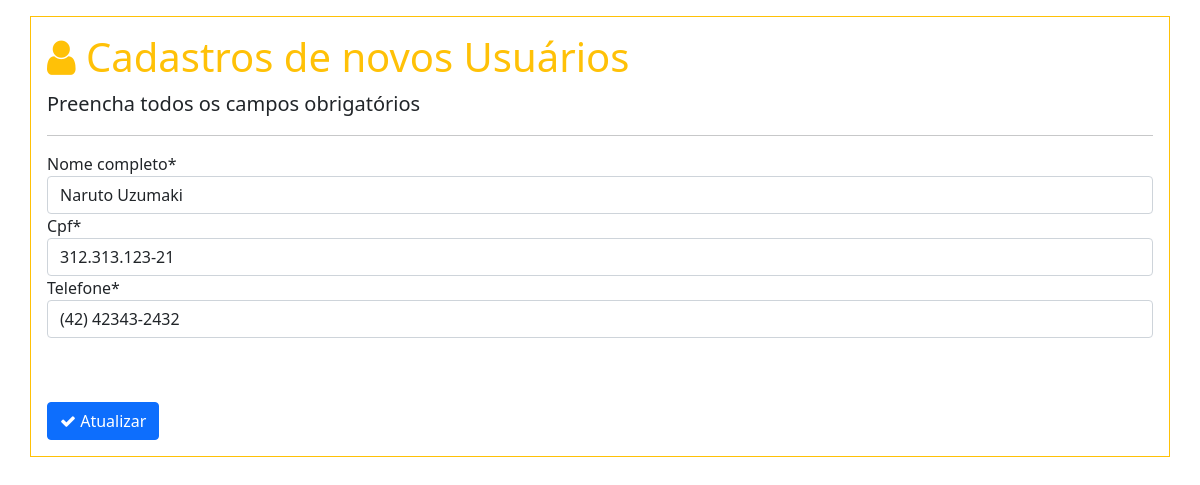
Page /atualizar-dados/ (signed in) on the committed database.
### usuarios/models.py (models this page shows, shortened)
class Perfil(models.Model):
    nome_completo = models.CharField(max_length=100, null=True)
    cpf = models.CharField(max_length=14, null=True)
    telefone = models.CharField(max_length=16, null=True)
    usuario = OneToOneField(User, on_delete=models.CASCADE)

### usuarios/views.py (the view)
# urls.py: path('atualizar-dados/', PerfilUpdate.as_view(), name='atualizar-dados'),
class PerfilUpdate(UpdateView):
    template_name = "aplicacao/form.html"
    model = Perfil
    fields = ['nome_completo','cpf','telefone']
    success_url = reverse_lazy('indexadmin')
    def get_object(self,queryset=None):
        self.object = get_object_or_404(Perfil, usuario=self.request.user)
        return self.object
    def get_context_data(self,*args,**kwargs):
        context = super().get_context_data(*args,**kwargs)
        context['tituloP']= "Cadastros"
        context['iconetitulo'] = '<i class="fa fa-user" aria-hidden="true"></i>'
        context['titulo'] = "Cadastros de novos Usuários"
        context['icon']= '<i class="fa fa-check" aria-hidden="true"></i>'
        context['cadastrar'] = 'Atualizar'
        return context

### aplicacao/templates/aplicacao/form.html (shortened to what this page needs)
{% extends 'paginas/base.html' %}
{% load static %}
{% load crispy_forms_tags%}
{% block conteudo %}
<div class="container p-3 my-3 border border-warning">
    <h1 class="text-warning">{% autoescape off %} {{iconetitulo}} {{titulo}}{% endautoescape %}</h1>
    <p class="lead">Preencha todos os campos obrigatórios</p>
    <hr>
    <form action="" method="POST">
        {{ form|crispy }}
        <br>
        <br>
        <button type="submit" class="btn btn-primary mt-3">{% autoescape off %}{{icon}} {{cadastrar}} {%endautoescape%}</button>
    </form>
</div>
{% endblock %}

### rows in the picture
Perfil: nome_completo "Naruto Uzumaki", cpf "312.313.123-21", telefone "(42) 42343-2432"

### other values in the picture
{{ titulo }} "Cadastros de novos Usuários"
{{ cadastrar }} "Atualizar"
